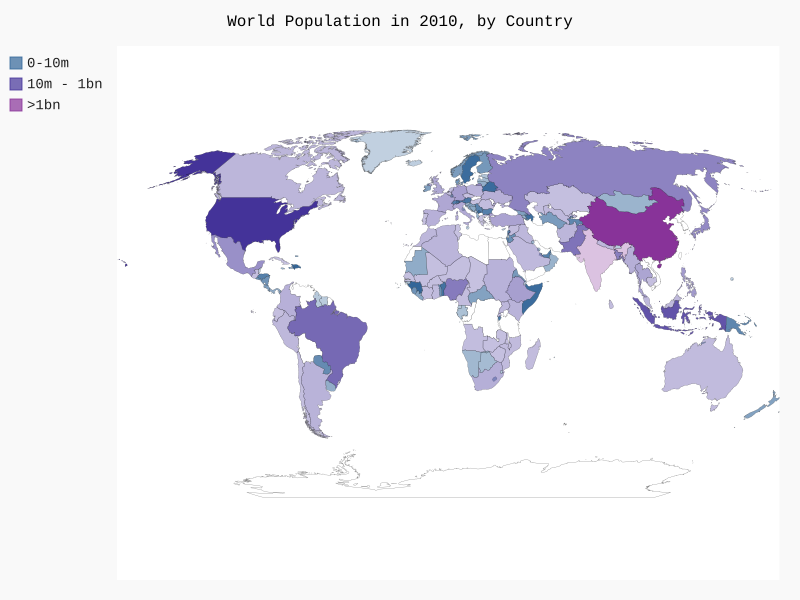

The Python source for this figure:
import json
from CountryCodes import get_country_code
from pygal.maps.world import World
from pygal.style import RotateStyle

# Load data into a list
filename = 'population_data.json'
with open(filename) as f:
    pop_data = json.load(f)

# Build a dictionary of population data
cc_populations = {}

# Print the 2010 population for each country
for pop_dict in pop_data:
    if pop_dict['Year'] == '2010':
        country_name = pop_dict['Country Name']
        population = int(float(pop_dict['Value']))
        code = get_country_code(country_name)
        if code:
            cc_populations[code] = population
        else:
            print("ERROR - " + country_name)

cc_pops_1, cc_pops_2, cc_pops_3 = {}, {}, {}
for cc, pop in cc_populations.items():
    if pop < 10000000:
        cc_pops_1[cc] = pop
    elif pop < 1000000000:
        cc_pops_2[cc] = pop
    else:
        cc_pops_3[cc] = pop

wm_style = RotateStyle('#336699')
wm = World(style=wm_style)
wm.title = 'World Population in 2010, by Country'
wm.add('0-10m', cc_pops_1)
wm.add('10m - 1bn', cc_pops_2)
wm.add('>1bn', cc_pops_3)

wm.render_to_file('world_population.svg')
